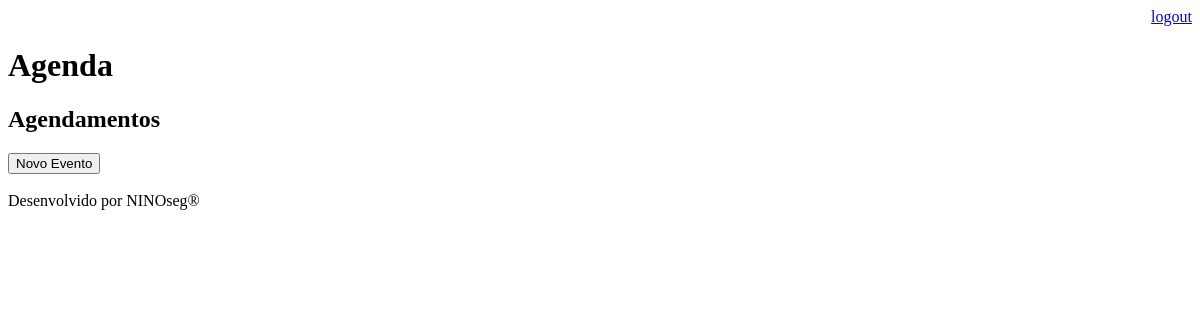
Before: /agenda/ (signed in) with the older database file.
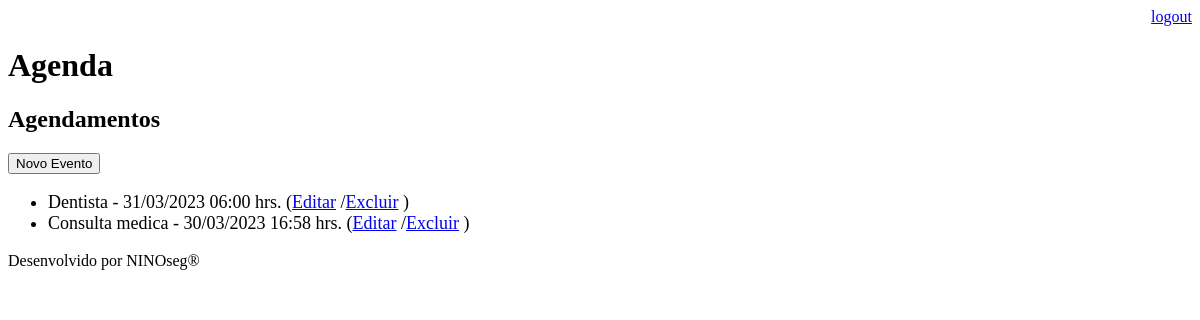
After: the same page with the newer database file.
### core/models.py (models this page shows, shortened)
class Evento(models.Model):
    titulo = models.CharField(max_length=100)
    descricao = models.TextField(blank=True, null=True)
    data_evento = models.DateTimeField(verbose_name='Data do evento')
    data_criacao = models.DateTimeField(auto_now=True)
    usuario = models.ForeignKey(User, on_delete=models.CASCADE)
    local = models.CharField(max_length=100, blank=True, null=True)
    class Meta:
        db_table = 'evento'
    def get_data_evento(self):
        return self.data_evento.strftime('%d/%m/%Y %H:%M hrs.')

### core/views.py (the view)
# urls.py: path('agenda/', views.lista_eventos),
@login_required(login_url='/login/')
def lista_eventos(request):
    usuario = request.user
    evento = Evento.objects.filter(usuario=usuario)
    dados = {'eventos': evento}
    return render(request, 'agenda.html', dados)

### templates/agenda.html
 {% extends "model-page.html" %}
 {% block content %}
    <h2>Agendamentos</h2>
    <a href="evento/">
        <button type="button">Novo Evento</button>
    </a>
    <ul style="font-size: 18px">
    {% for evento in eventos %}
        <li>
            {{ evento.titulo }} - {{ evento.get_data_evento }}
            (<a href="evento/?id={{ evento.id }}">Editar</a>
            /<a href="evento/delete/{{ evento.id }}/">Excluir</a> )
        </li>
    {% endfor %}
    </ul>
 {% endblock %}

Changed rows visible on the page:
now on this page (row edited): Evento: titulo "Dentista", get_data_evento "31/03/2023 06:00 hrs."
now on this page (row edited): Evento: titulo "Consulta medica", get_data_evento "30/03/2023 16:58 hrs."
